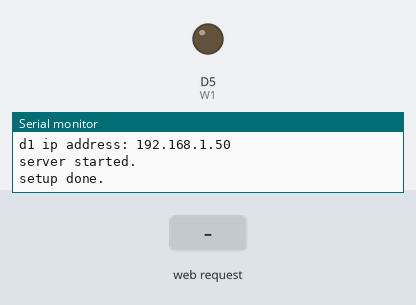
Bench run of a sketch on a simulated ESP8266 (Wemos D1 mini). Shown: output pins drawn as LEDs (lit = HIGH), the last lines printed to the serial monitor. The inputs (shaded band) are chosen by the test bench. WiFi joins after 1.5 s; servers stay silent unless stated.

Above: at 2.7 s.
2.8 s: HTTP request GET /CONTROL=ON received
At 3.3 s:
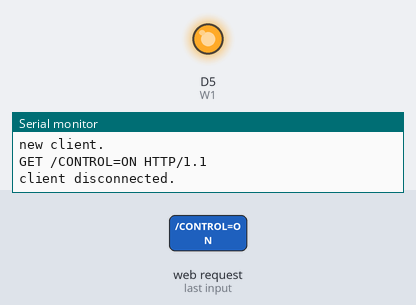
4.3 s: HTTP request GET /CONTROL=OFF received
At 5.6 s:
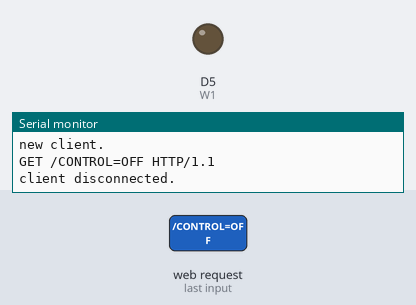
Timing chart, 0 to 7.3 s (numbered marks = the images above; inputs shaded):
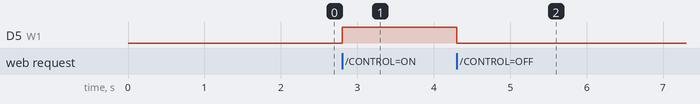

Measured:
- after the input at 2.8 s, D5 (W1): LOW → HIGH at once
- after the input at 4.3 s, D5 (W1): HIGH → LOW at once

The sketch:

SPCWiFi.ino
```cpp
/*
 * SPC WiFi Remote Control Board (WeMos D1 R2) v1.0
 * SPCWiFi.cpp
 * Christian Masas
 * 5/2/2018
 * Senior Project Development
 *
 * Special Notes:
 * The ESP8266 stores the values of the previously connected
 * network in EEPROM as c type strings:
 * WiFi.SSID().c_str()
 * WiFi.psk().c_str()
 */
#include <Arduino.h>      // standard arduino library
#include <ESP8266WiFi.h>  // wifi functions library
#define W1 D5

// global variables
const char* network = WiFi.SSID().c_str();
const char* key = WiFi.psk().c_str();
WiFiServer server(80);

/*
 * Reconnects to my WiFi router using the previously stored
 * connection values.
 */
void reconnect()
{
  // initial connection message
  Serial.println();
  Serial.print("connecting...");

  // startup the wifi using previously stored connection values
  WiFi.begin(network, key);

  // while connection is being made print more dots
  while (WiFi.status() != WL_CONNECTED)
  {
    delay(300);
    Serial.print(".");
  } // end while

  // connection successful message
  Serial.println("");
  Serial.println("wifi connected.");
} // end reconnect

/*
 * Displays information about the network currently connected
 * to and the IP and MAC address of the WiFi shield.
 */
void displayNetwork()
{
  // show ssid
  Serial.print("ssid: ");
  Serial.println(WiFi.SSID());

  // show connected routers mac address
  //Serial.print("mac: ");
  //Serial.println(WiFi.BSSIDstr());

  // show rssi
  //Serial.print("rssi: ");
  //Serial.println(WiFi.RSSI());

  // show encryption type
  //Serial.print("enc: ");
  //Serial.println((WiFi.encryptionType(0) == ENC_TYPE_NONE)?"unsecured":"secured");

  // show mac address
  //Serial.print("\nd1 mac: ");
  //Serial.println(WiFi.macAddress());

  // show ip address we will need this for our client remote control
  Serial.print("d1 ip address: ");
  Serial.println(WiFi.localIP());
} // end displayNetwork

/*
 * This functions sets up an HTTP client remote control over
 * pin D5. Once the server becomes available and the client sends
 * some data the request is read. After matching the request, the
 * response is returned and control is handed over to the html page
 * of the viewing device (in this case my phone).
 */
void clientControl()
{
  // client check
  WiFiClient client = server.available();
  if (!client)
  {
    return;
  } // end if

  // wait for client to send something
  Serial.println("new client.");
  while(!client.available())
  {
    delay(1);
  } // end while

  // read the request
  String request = client.readStringUntil('\r');  // read until char return
  Serial.println(request);

  // we dont want client info in our tcp/ip stack
  client.flush();

  // match the request
  int value = LOW;
  if (request.indexOf("/CONTROL=ON") != -1)
  {
    digitalWrite(W1, HIGH);
    value = HIGH;
  } // end if

  if (request.indexOf("/CONTROL=OFF") != -1)
  {
    digitalWrite(W1, LOW);
    value = LOW;
  } // end if

  // return the response as a standard html page
  client.println("HTTP/1.1 200 OK");
  client.println("Content-Type: text/html");
  // DO NOT DELETE THE NEXT LINE
  client.println("");
  client.println("<!DOCTYPE HTML>");
  client.println("<html>");
  client.print("Device is now: ");

  // change the status text based on the value
  if (value == HIGH)
  {
    client.print("On");
  }
  else
  {
    client.print("Off");
  } // end if

  // reference links for control usage
  client.println("<br><br>");
  client.println("Turn <a href=\"/CONTROL=ON\">ON</a><br>");
  client.println("Turn <a href=\"/CONTROL=OFF\">OFF</a><br>");
  client.println("</html>");
  delay(1);

  // prints disconnect message
  Serial.println("client disconnected.");
  Serial.println("");
} // end clientControl

/*
 * Sketch setup includes pinmodes, wifi connect and display functions, and
 * serial monitoring.
 */
void setup()
{
  // serial monitor for debugging
  Serial.begin(9600);
  delay(1);

  // set pinmode for remote control use
  pinMode(W1, OUTPUT);
  digitalWrite(W1, LOW);

  // reconnect to wifi and display network info
  reconnect();
  displayNetwork();

  // start the control server
  server.begin();
  Serial.println("server started.");

  Serial.println("setup done.");
} // end setup

/*
 * Functions placed here will be looped forever.
 */
void loop()
{
  clientControl();    // start client control
} // end loop
```
